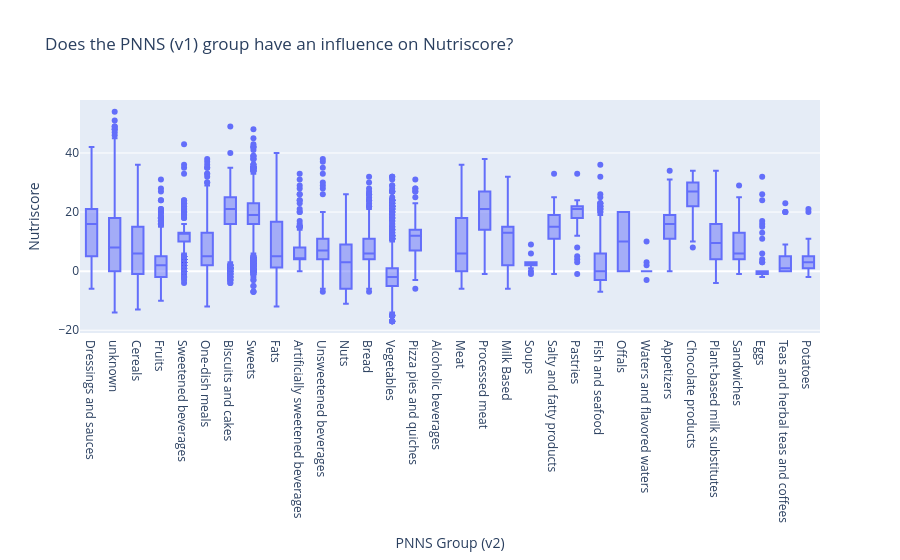

Notebook code for this chart:
### Markdown cell above
### PNNS GROUP 2

### Code cell
fig = px.box(
    products,
    x='pnns_groups_2',
    y='nutriscore_score',
    labels={
        'nutriscore_score': 'Nutriscore',
        'pnns_groups_2': 'PNNS Group (v2)'
    },
    title='Does the PNNS (v1) group have an influence on Nutriscore?'
)
fig.show()

### Figure 1 — Plotly figure (JSON) as saved in the notebook; plotly's stock layout.template omitted (floating-point values rounded to 4 significant figures; data arrays with more than 128 entries replaced by an {"elided": "..."} marker saying what was removed)
{"data": [{"alignmentgroup": "True", "hovertemplate": "PNNS Group (v2)=%{x}<br>Nutriscore=%{y}<extra></extra>", "legendgroup": "", "marker": {"color": "#636efa"}, "name": "", "notched": false, "offsetgroup": "", "orientation": "v", "showlegend": false, "type": "box", "x": {"elided": "57985 str values"}, "x0": " ", "xaxis": "x", "y": {"elided": "57985 float values"}, "y0": " ", "yaxis": "y"}], "layout": {"boxmode": "group", "legend": {"tracegroupgap": 0}, "title": {"text": "Does the PNNS (v1) group have an influence on Nutriscore?"}, "xaxis": {"anchor": "y", "domain": [0, 1], "title": {"text": "PNNS Group (v2)"}}, "yaxis": {"anchor": "x", "domain": [0, 1], "title": {"text": "Nutriscore"}}}}
